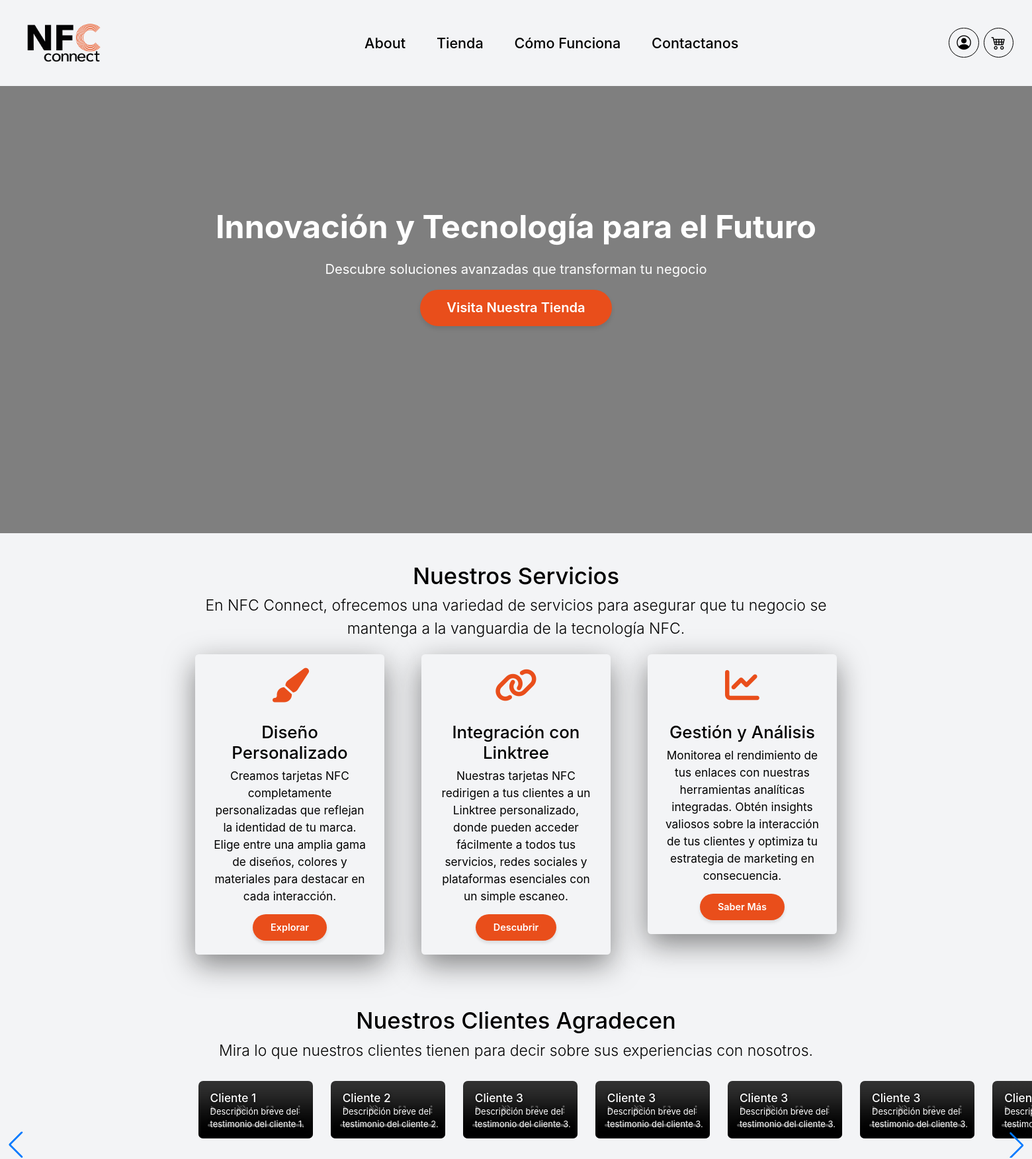
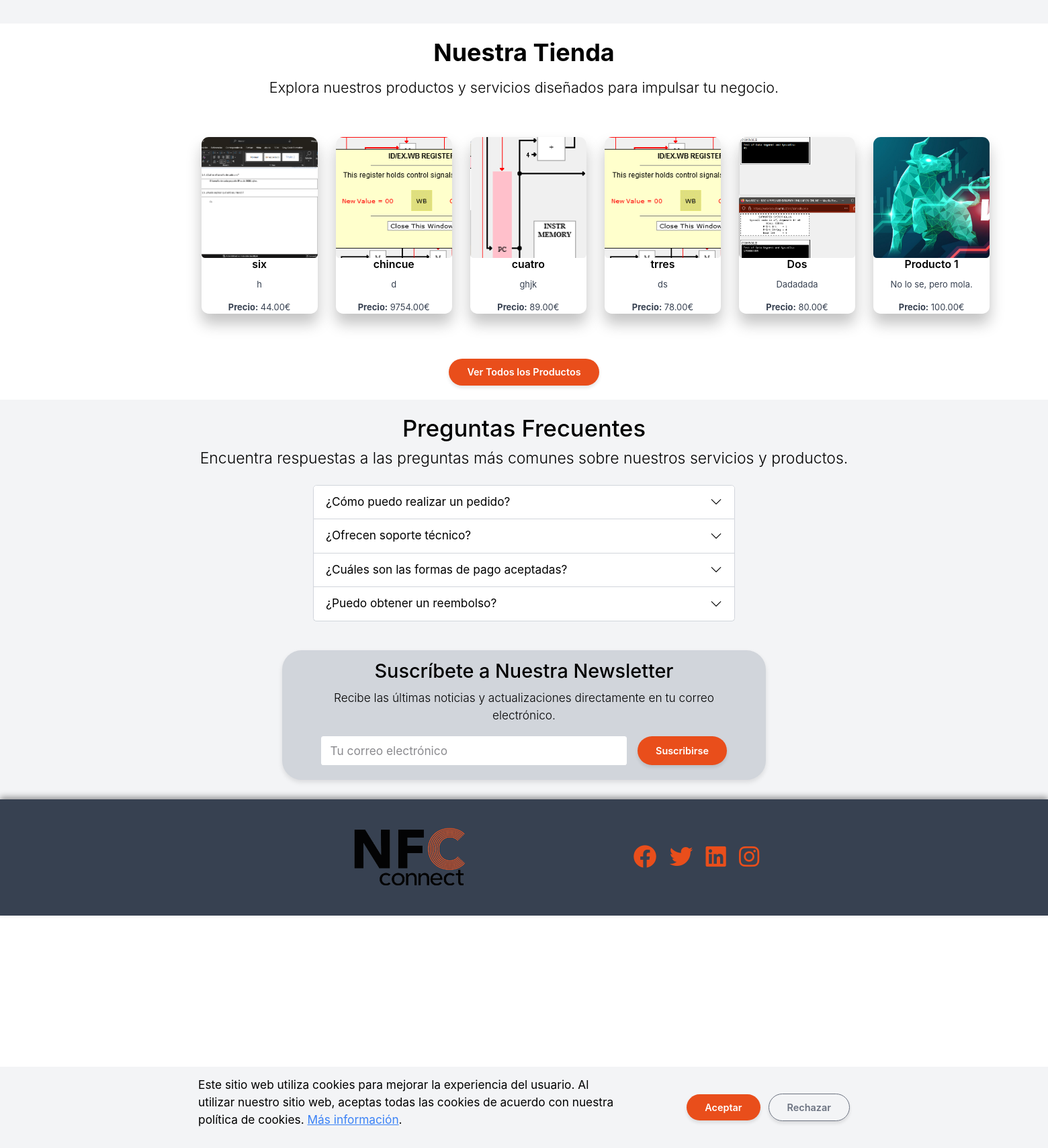
The page / on the database its author committed (2 pictures, top to bottom).
### app/models.py (models this page shows, shortened)
class Product(db.Model):
    __tablename__ = 'product'
    id = db.Column(db.Integer, primary_key=True)
    name = db.Column(db.String(150), nullable=False)
    description = db.Column(db.Text, nullable=False)
    price = db.Column(db.Float, nullable=False)
    image_file = db.Column(db.String(20), nullable=True, default='default_product.jpg')
    date_added = db.Column(db.DateTime, default=datetime.utcnow)
    features = db.Column(db.Text, nullable=True)
    cart_items = db.relationship('CartItem', backref='product', lazy=True)
    images = db.relationship('ProductImage', backref='product', lazy=True)

### app/routes.py (the view)
@app.route('/')
@app.route('/<lang_code>')
def index(lang_code=None):
    products = Product.query.order_by(Product.date_added.desc()).limit(6).all()
    add_to_cart_form = AddToCartForm()
    return render_template('index.html', products=products, add_to_cart_form=add_to_cart_form)

### app/templates/index.html (shortened to what this page needs)
{% extends "app.html" %}
{% block content %}
<main>
    <div id="cookieConsent" class="fixed-bottom bg-light p-3" style="display: none;">
        <div class="container">
            <div class="row align-items-center">
                <div class="col-md-8">
                    <p>Este sitio web utiliza cookies para mejorar la experiencia del usuario. Al utilizar nuestro sitio web, aceptas todas las cookies de acuerdo con nuestra política de cookies. <a href="/cookies">Más información</a>.</p>
                </div>
                <div class="col-md-4 text-md-end text-center">
                    <button id="acceptCookies" class="btn btn-custom me-2">Aceptar</button>
                    <button id="rejectCookies" class="btn btn-custom-outline-secondary">Rechazar</button>
                </div>
            </div>
        </div>
    </div>
    <section class="hero-section position-relative min-vh-100" style="zoom: 112%;">
        <video class="video-background w-100 h-100 object-fit-cover" autoplay muted loop>
            <source src="{{ url_for('static', filename='video/nfc-connect-video.mp4') }}" type="video/mp4">
        </video>
        <div class="hero-overlay position-absolute top-0 start-0 w-100 h-100"></div>
        <div class="hero-content container position-relative">
            <h1>{{ _('Innovación y Tecnología para el Futuro') }}</h1>
            <p>{{ _('Descubre soluciones avanzadas que transforman tu negocio') }}</p>
            <a href="/store" class="btn btn-custom btn-lg">{{ _('Visita Nuestra Tienda') }}</a>
        </div>
    </section>
    <section id="services" class="services-section py-5">
        <div class="container">
            <div class="row mb-2 text-center">
                <div class="col-12">
                    <h2>{{ _('Nuestros Servicios') }}</h2>
                    <p class="lead">{{ _('En NFC Connect, ofrecemos una variedad de servicios para asegurar que tu negocio se mantenga a la vanguardia de la tecnología NFC.') }}</p>
                </div>
            </div>
            <div class="row">
                <div class="col-md-4 text-center mb-4" data-aos="fade-up">
                    <div class="service-card p-4 shadow rounded">
                        <i class="fas fa-paint-brush fa-3x text-primary mb-3"></i>
                        <h4 class="mt-3">{{ _('Diseño Personalizado') }}</h4>
                        <p>{{ _('Creamos tarjetas NFC completamente personalizadas que reflejan la identidad de tu marca. Elige entre una amplia gama de diseños, colores y materiales para destacar en cada interacción.') }}</p>
                        <a href="{{ url_for('service_detail', service_slug='diseno-personalizado') }}" class="btn btn-custom">Explorar</a>
                    </div>
                </div>
                <div class="col-md-4 text-center mb-4" data-aos="fade-up" data-aos-delay="100">
                    <div class="service-card p-4 shadow rounded">
                        <i class="fas fa-link fa-3x text-primary mb-3"></i>
                        <h4 class="mt-3">{{ _('Integración con Linktree') }}</h4>
                        <p>{{ _('Nuestras tarjetas NFC redirigen a tus clientes a un Linktree personalizado, donde pueden acceder fácilmente a todos tus servicios, redes sociales y plataformas esenciales con un simple escaneo.') }}</p>
                        <a href="{{ url_for('service_detail', service_slug='integracion-linktree') }}" class="btn btn-custom">Descubrir</a>
                    </div>
                </div>
                <div class="col-md-4 text-center mb-4" data-aos="fade-up" data-aos-delay="200">
                    <div class="service-card p-4 shadow rounded">
                        <i class="fas fa-chart-line fa-3x text-primary mb-3"></i>
                        <h4 class="mt-3">{{ _('Gestión y Análisis') }}</h4>
                        <p>{{ _('Monitorea el rendimiento de tus enlaces con nuestras herramientas analíticas integradas. Obtén insights valiosos sobre la interacción de tus clientes y optimiza tu estrategia de marketing en consecuencia.') }}</p>
                        <a href="{{ url_for('service_detail', service_slug='gestion-analisis') }}" class="btn btn-custom">Saber Más</a>
                    </div>
                </div>
            </div>
        </div>
    </section>
    <section class="video-carousel py-3 bg-light">
        <div class="container">
            <div class="row mb-3 text-center">
                <div class="col-12">
                    <h2>{{ _('Nuestros Clientes Agradecen') }}</h2>
                    <p class="lead">{{ _('Mira lo que nuestros clientes tienen para decir sobre sus experiencias con nosotros.') }}</p>
                </div>
            </div>
            <div class="swiper-container">
                <div class="swiper-wrapper">
                    <div class="swiper-slide">
                        <div class="video-card">
                            <video class="video-feed-item" controls muted loop playsinline>
                                <source src="{{ url_for('static', filename='video/cliente1.mp4') }}" type="video/mp4">
                            </video>
                            <div class="video-caption">
                                <h5>{{ _('Cliente 1') }}</h5>
                                <p>{{ _('Descripción breve del testimonio del cliente 1.') }}</p>
                            </div>
                        </div>
                    </div>
                    <div class="swiper-slide">
                        <div class="video-card">
                            <video class="video-feed-item" controls muted loop playsinline>
                                <source src="{{ url_for('static', filename='video/cliente1.mp4') }}" type="video/mp4">
                            </video>
                            <div class="video-caption">
                                <h5>{{ _('Cliente 2') }}</h5>
                                <p>{{ _('Descripción breve del testimonio del cliente 2.') }}</p>
                            </div>
                        </div>
                    </div>
                    <div class="swiper-slide">
                        <div class="video-card">
                            <video class="video-feed-item" controls muted loop playsinline>
                                <source src="{{ url_for('static', filename='video/cliente1.mp4') }}" type="video/mp4">
                            </video>
                            <div class="video-caption">
                                <h5>{{ _('Cliente 3') }}</h5>
                                <p>{{ _('Descripción breve del testimonio del cliente 3.') }}</p>
                            </div>
                        </div>
                    </div>
                    <div class="swiper-slide">
                        <div class="video-card">
                            <video class="video-feed-item" controls muted loop playsinline>
                                <source src="{{ url_for('static', filename='video/cliente1.mp4') }}" type="video/mp4">
                            </video>
                            <div class="video-caption">
                                <h5>{{ _('Cliente 3') }}</h5>
                                <p>{{ _('Descripción breve del testimonio del cliente 3.') }}</p>
                            </div>
                        </div>
                    </div>
                    <div class="swiper-slide">
                        <div class="video-card">
                            <video class="video-feed-item" controls muted loop playsinline>
                                <source src="{{ url_for('static', filename='video/cliente1.mp4') }}" type="video/mp4">
                            </video>
                            <div class="video-caption">
                                <h5>{{ _('Cliente 3') }}</h5>
                                <p>{{ _('Descripción breve del testimonio del cliente 3.') }}</p>
                            </div>
                        </div>
                    </div>
                    <div class="swiper-slide">
                        <div class="video-card">
                            <video class="video-feed-item" controls muted loop playsinline>
                                <source src="{{ url_for('static', filename='video/cliente1.mp4') }}" type="video/mp4">
                            </video>
                            <div class="video-caption">
                                <h5>{{ _('Cliente 3') }}</h5>
                                <p>{{ _('Descripción breve del testimonio del cliente 3.') }}</p>
                            </div>
                        </div>
                    </div>
                    <div class="swiper-slide">
                        <div class="video-card">
                            <video class="video-feed-item" controls muted loop playsinline>
                                <source src="{{ url_for('static', filename='video/cliente1.mp4') }}" type="video/mp4">
                            </video>
                            <div class="video-caption">
                                <h5>{{ _('Cliente 3') }}</h5>
                                <p>{{ _('Descripción breve del testimonio del cliente 3.') }}</p>
                            </div>
                        </div>
                    </div>
                </div>
            </div>
        </div>
    </section>
    <section class="store-section py-4">
        <div class="container">
            <div class="row mb-5 text-center">
                <div class="col-12">
                    <h2>{{ _('Nuestra Tienda') }}</h2>
                    <p class="lead">{{ _('Explora nuestros productos y servicios diseñados para impulsar tu negocio.') }}</p>
                </div>
            </div>
            <div class="swiper-container">
                <div class="swiper-wrapper">
                    {% for product in products %}
                    <div class="swiper-slide">
                        <div class="card h-100 shadow-sm">
                            <a href="{{ url_for('product_detail', product_id=product.id) }}">
                                <img src="{{ url_for('static', filename='img/' ~ product.image_file) }}" class="card-img-top img-fluid rounded" alt="{{ product.name }}">
                            </a>
                            <div class="card-body d-flex flex-column">
                                <h5 class="card-title">
                                    <a href="{{ url_for('product_detail', product_id=product.id) }}" class="text-decoration-none text-dark">
                                        {{ product.name }}
                                    </a>
                                </h5>
                                <p class="card-text">{{ product.description }}</p>
                                <p class="card-text"><strong>{{ _('Precio') }}:</strong> {{ "%.2f"|format(product.price) }}€</p>
                            </div>
                        </div>
                    </div>
                    {% endfor %}
                </div>
                <div class="swiper-button-next"></div>
                <div class="swiper-button-prev"></div>
                <div class="swiper-pagination"></div>
            </div>
            <div class="text-center mt-4">
                <a href="{{ url_for('store') }}" class="btn btn-custom">{{ _('Ver Todos los Productos') }}</a>
            </div>
        </div>
    </section>
    <section id="faq" class="faq-section py-4 bg-light">
        <div class="container">
            <div class="row mb-2 text-center">
                <div class="col-12">
                    <h2>{{ _('Preguntas Frecuentes') }}</h2>
                    <p class="lead">{{ _('Encuentra respuestas a las preguntas más comunes sobre nuestros servicios y productos.') }}</p>
                </div>
            </div>
            <div class="row justify-content-center">
                <div class="col-lg-8">
                    <div class="accordion" id="faqAccordion">
                        <div class="accordion-item">
                            <h2 class="accordion-header" id="headingOne">
                                <button class="accordion-button collapsed" type="button" data-bs-toggle="collapse" data-bs-target="#collapseOne" aria-expanded="false" aria-controls="collapseOne">
                                    {{ _('¿Cómo puedo realizar un pedido?') }}
                                </button>
                            </h2>
                        </div>
                        <div class="accordion-item">
                            <h2 class="accordion-header" id="headingTwo">
                                <button class="accordion-button collapsed" type="button" data-bs-toggle="collapse" data-bs-target="#collapseTwo" aria-expanded="false" aria-controls="collapseTwo">
                                    {{ _('¿Ofrecen soporte técnico?') }}
                                </button>
                            </h2>
                        </div>
                        <div class="accordion-item">
                            <h2 class="accordion-header" id="headingThree">
                                <button class="accordion-button collapsed" type="button" data-bs-toggle="collapse" data-bs-target="#collapseThree" aria-expanded="false" aria-controls="collapseThree">
                                    {{ _('¿Cuáles son las formas de pago aceptadas?') }}
                                </button>
                            </h2>
                        </div>
                        <div class="accordion-item">
                            <h2 class="accordion-header" id="headingFour">
                                <button class="accordion-button collapsed" type="button" data-bs-toggle="collapse" data-bs-target="#collapseFour" aria-expanded="false" aria-controls="collapseFour">
                                    {{ _('¿Puedo obtener un reembolso?') }}
                                </button>
                            </h2>
                        </div>
                    </div>
                </div>
            </div>
        </div>
    <section id="newsletter" class="newsletter-section py-3">
        <div class="container">
            <div class="row text-center">
                <div class="col-12">
                    <h2>{{ _('Suscríbete a Nuestra Newsletter') }}</h2>
                    <p class="lead">{{ _('Recibe las últimas noticias y actualizaciones directamente en tu correo electrónico.') }}</p>
                </div>
            </div>
            <div class="row justify-content-center">
                <div class="col-md-11 mb-2">
                    <form action="{{ url_for('subscribe') }}" method="POST" class="d-flex">
                        <input type="email" name="email" class="form-control me-2" placeholder="{{ _('Tu correo electrónico') }}" required>
                        <button type="submit" class="btn btn-custom">{{ _('Suscribirse') }}</button>
                    </form>
                </div>
            </div>
        </div>
    </section>
    <button id="openChatBtn" class="btn btn-primary rounded-circle shadow-lg chatbot-open-btn" title="Abrir Chatbot" onclick="toggleChat()">
    </button>
</main>
{% endblock %}

### rows shown on the page
Product: image_file (picture), name "six", description "h", price "44.00"
Product: image_file (picture), name "chincue", description "d", price "9754.00"
Product: image_file (picture), name "cuatro", description "ghjk", price "89.00"
Product: image_file (picture), name "trres", description "ds", price "78.00"
Product: image_file (picture), name "Dos", description "Dadadada", price "80.00"
Product: image_file (picture), name "Producto 1", description "No lo se, pero mola.", price "100.00"
